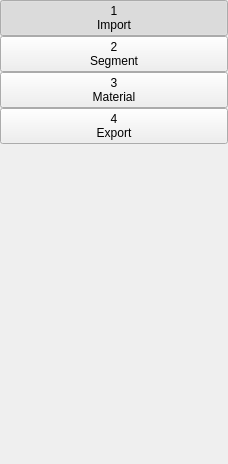
<?xml version="1.0" encoding="UTF-8"?>
<ui version="4.0">
 <class>StepSelectorControls</class>
 <widget class="QWidget" name="StepSelectorControls">
  <property name="geometry">
   <rect>
    <x>0</x>
    <y>0</y>
    <width>228</width>
    <height>464</height>
   </rect>
  </property>
  <property name="windowTitle">
   <string>Steps</string>
  </property>
  <property name="styleSheet">
   <string notr="true">:/inova.organprint.views.stepselector/Styles.qss</string>
  </property>
  <layout class="QVBoxLayout" name="verticalLayout">
   <property name="spacing">
    <number>0</number>
   </property>
   <property name="leftMargin">
    <number>0</number>
   </property>
   <property name="topMargin">
    <number>0</number>
   </property>
   <property name="rightMargin">
    <number>0</number>
   </property>
   <property name="bottomMargin">
    <number>0</number>
   </property>
   <item>
    <widget class="QPushButton" name="pushButton_1">
     <property name="styleSheet">
      <string notr="true"/>
     </property>
     <property name="text">
      <string>1
Import</string>
     </property>
     <property name="checkable">
      <bool>true</bool>
     </property>
     <property name="checked">
      <bool>true</bool>
     </property>
    </widget>
   </item>
   <item>
    <widget class="QPushButton" name="pushButton_2">
     <property name="text">
      <string>2
Segment</string>
     </property>
     <property name="checkable">
      <bool>true</bool>
     </property>
    </widget>
   </item>
   <item>
    <widget class="QPushButton" name="pushButton_3">
     <property name="text">
      <string>3
Material</string>
     </property>
     <property name="checkable">
      <bool>true</bool>
     </property>
    </widget>
   </item>
   <item>
    <widget class="QPushButton" name="pushButton_4">
     <property name="text">
      <string>4
Export</string>
     </property>
     <property name="checkable">
      <bool>true</bool>
     </property>
    </widget>
   </item>
   <item>
    <spacer name="verticalSpacer">
     <property name="orientation">
      <enum>Qt::Vertical</enum>
     </property>
     <property name="sizeType">
      <enum>QSizePolicy::Expanding</enum>
     </property>
     <property name="sizeHint" stdset="0">
      <size>
       <width>20</width>
       <height>75</height>
      </size>
     </property>
    </spacer>
   </item>
   <item>
    <widget class="QLabel" name="logoLabel">
     <property name="minimumSize">
      <size>
       <width>0</width>
       <height>150</height>
      </size>
     </property>
     <property name="text">
      <string/>
     </property>
    </widget>
   </item>
  </layout>
 </widget>
 <layoutdefault spacing="6" margin="11"/>
 <resources/>
 <connections/>
</ui>
